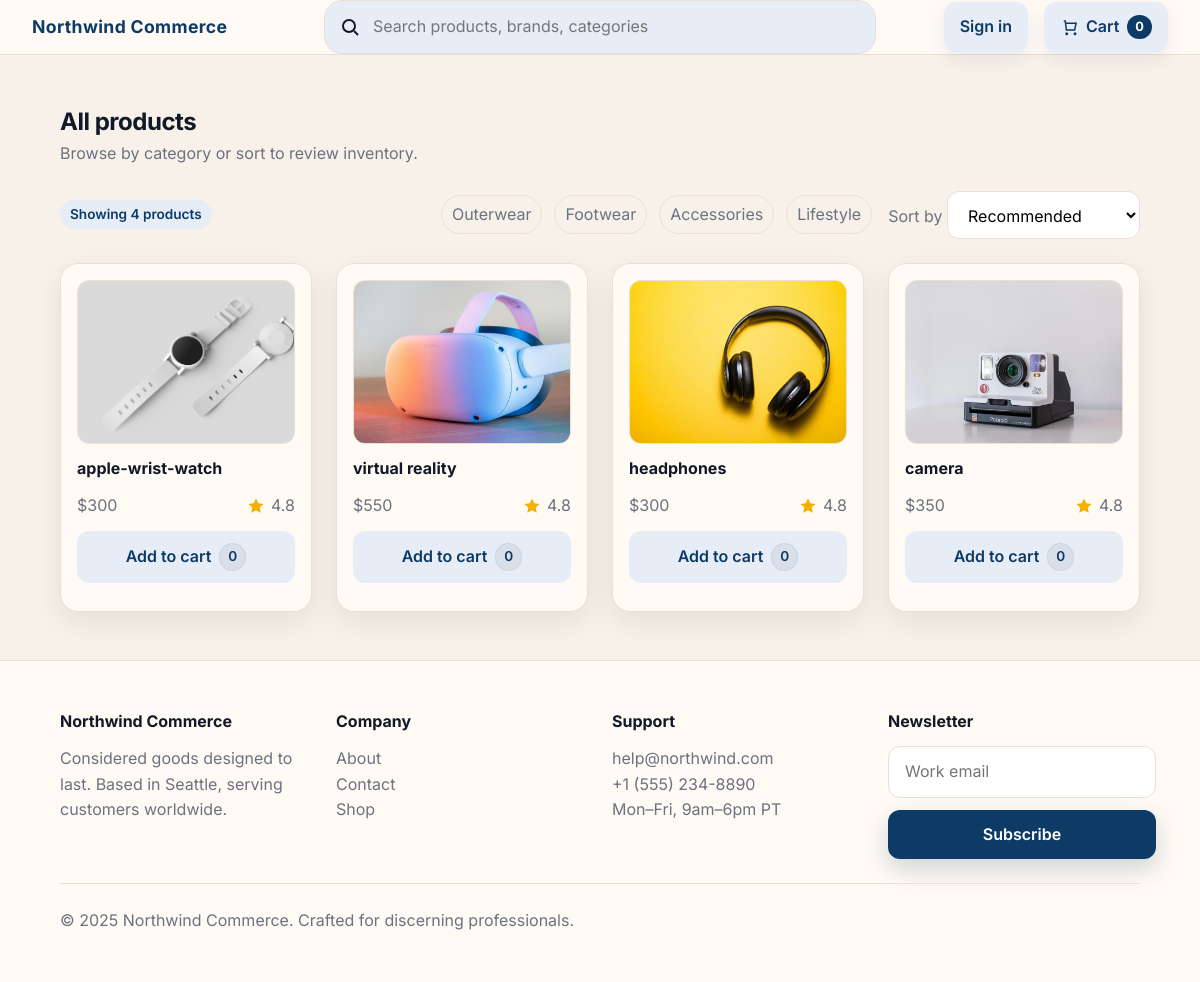
Screenshot of /products/ with the database file from the repository.
### shop/models.py (models this page shows, shortened)
class Product(models.Model):
    slug = models.SlugField(unique=True, blank=True, null=True)
    name = models.CharField(blank=True, null=True)
    quantity = models.PositiveSmallIntegerField(blank=True, null=True)
    categories = models.ManyToManyField(to=Category,related_name="products")
    tag = models.ManyToManyField(to=Tag, blank=True, null=True)
    added_by = models.ForeignKey(
        to=settings.AUTH_USER_MODEL,
        blank=True,
        null=True,
        on_delete=models.SET_NULL
    )
    is_digital = models.BooleanField(default=False)
    details = models.JSONField(default=list)

### shop/views.py (the view)
# urls.py: path("products/", views.admin_products, name="admin-products"),
def products(request):
    image_subquery = ProductImage.objects.filter(
        product=OuterRef('pk')
    ).order_by('id').values('photo')[:1]
    products = Product.objects.annotate(
        first_image_for_cover = Concat(
        Value('/media/'),
        Subquery(image_subquery),
        output_field=CharField()
    )
    )
    cart = dict_cart(get_cart(request))
    for product in products:
        product.quantity_in_cart = \
        cart[f'{product.slug}-{product.details[0]["image_id"]}']["quantity"] \
        if cart and f'{product.slug}-{product.details[0]["image_id"]}' in cart else 0
    context = {
        "products": products
    }
    return render(request, "shop/product-listings.html", context)

### shop/context_processors.py (called while the page is built)
def get_total_cart_count(request):
    return {"total_cart_count": len(get_cart(request))}

### shop/utils.py (called while the page is built, shortened)
def get_cart_in_session(session):
    return session.setdefault("cart", {})

def get_cart(request):
    cart = None
    if request.user.is_authenticated:
        order = get_order(request.user)
        cart  = order.items.all()
    else:
        cart = get_cart_in_session(request.session)
    return cart

def dict_cart(cart):
    if not cart:
        return {}

### shop/templates/shop/product-listings.html (shortened to what this page needs)
{% extends 'shop/base.html' %}
{% load static %}
{% block extra_styles %} <link rel="stylesheet" href="{% static 'shop/css/product-listings.css' %}"> {% endblock extra_styles %}
{% block content %}
    <main id="main-container" class="container section page-product-listings">
      <div class="section__header">
        <div>
          <h1 class="section__title">All products</h1>
          <p class="section__subtitle">Browse by category or sort to review inventory.</p>
        </div>
      </div>
      <div class="layout">
        <section>
          <div class="product-toolbar">
            <div class="badge">Showing 4 products</div>
            <div style="display:flex; gap: var(--space-md); align-items:center; flex-wrap:wrap;">
              <div class="chip-group">
                <a class="chip" href="#">Outerwear</a>
                <a class="chip" href="#">Footwear</a>
                <a class="chip" href="#">Accessories</a>
                <a class="chip" href="#">Lifestyle</a>
              </div>
              <label>
                <span class="section__subtitle">Sort by</span>
                <select class="form__control">
                  <option>Recommended</option>
                </select>
              </label>
            </div>
          </div>
          <div class="product-grid">
        {% for product in products %}
          <article class="card product-card">
          <a
          class="product-card__link"
          hx-push-url="true"
          href="{% url 'shop:product-detail' product.slug %}"
          >
              <div class="product-card__image">
              <img src="{{product.first_image_for_cover}}" alt="Structured blazer">
              </div>
              <h3 class="product-card__title">{{product.name}}</h3>
              <div class="product-card__meta">
              <span>${{product.details.0.unit_price}}</span>
              <span class="rating">
                  <svg class="star" viewBox="0 0 24 24"><polygon points="12 2 15.1 8.4 22 9.2 17 14.1 18.3 21 12 17.5 5.7 21 7 14.1 2 9.2 8.9 8.4 12 2"/></svg>
                  4.8
              </span>
              </div>
          </a>
          <button
          class="btn btn--secondary"
          type="button"
          hx-post="{% url 'shop:add-to-cart' %}"
          hx-vals = '{
              "id": "{{ product.id }}",
              "name": "{{ product.name}}",
              "image_url": "{{ product.first_image_for_cover }}",
              "image_id": "{{ product.details.0.image_id}}",
              "price": "{{ product.details.0.unit_price }}",
              "color": "{{ product.details.0.color }}",
              "curr_total_quantity": "{{ product.details.0.quantity }}",
              "quantity_requested":"",
              "size": "{{ product.details.0.size }}",
              "slug": "{{ product.slug }}",
              "from": "index"
          }'
          hx-target="#cart-count-top"
          hx-swap="outerHTML"
          >Add to cart <span id="cart-counter-on-product-{{product.id}}" class="btn__counter">{{product.quantity_in_cart}}</span></button>
          </article>
        {% endfor %}
          </div>
        </section>
      </div>
    </main>
{% endblock content %}

### shop/templates/shop/base.html (shortened to what this page needs)
{% load static %}
{% load django_htmx %}
<!DOCTYPE html>
<html lang="en" >
<head>
  <link rel="stylesheet" href="{% static 'shop/css/base.css' %}">
  <link rel="stylesheet" href="{% static 'shop/css/product-detail.css' %}">
  <link rel="stylesheet" href="{% static 'shop/css/cart.css' %}">
  <link rel="stylesheet" href="{% static 'shop/css/product-listings.css' %}">
  <link rel="stylesheet" href="{% static 'users/css/auth.css' %}">
  <link rel="stylesheet" href="{% static 'shop/css/index.css' %}">
  {% block extra_styles %}{% endblock extra_styles %}
</head>
<body hx-headers='{"X-CSRFToken": "{{ csrf_token }}"}'>
  <div class="page">
   <header
   class="topbar"
   hx-boost="true"
   hx-target="#main-container"
   hx-swap="outerHTML transition:true"
   >
    <div class="container topbar__inner">
    <a
    class="brand"
    href="{% url 'shop:home' %}"
    >Northwind Commerce</a>
    <label class="search" for="search">
        <svg width="18" height="18" fill="none" stroke="currentColor" stroke-width="2">
        <circle cx="8" cy="8" r="6" />
        <line x1="13" y1="13" x2="17" y2="17" />
        </svg>
        <input id="search" class="search__input" type="search" placeholder="Search products, brands, categories">
    </label>
    <div class="topbar__actions">
        <a
        class="nav-link"
        {% if request.user.is_authenticated %}
            href="{% url 'users:sign-in' %}"
            >Account</a>
        {% else %}
            href="{% url 'users:sign-in' %}"
            >Sign in </a>
        {% endif %}
        <a class="nav-link" href="{% url 'shop:cart' %}">
        <svg width="18" height="18" viewBox="0 0 24 24" fill="none" stroke="currentColor" stroke-width="2">
            <circle cx="9" cy="21" r="1" />
            <circle cx="20" cy="21" r="1" />
            <path d="M5 4h2l1.5 12h11l2-9H7" />
        </svg>
        Cart <span id="cart-count-top" class="cart-count">{{total_cart_count}}</span>
        </a>
    </div>
    </div>
</header>
{% block content %}
{% endblock content %}
<footer class="footer">
    <div class="container footer__inner">
    <div class="footer__grid">
        <div>
        <h4 class="footer__title">Northwind Commerce</h4>
        <p class="section__subtitle">Considered goods designed to last. Based in Seattle, serving customers worldwide.</p>
        </div>
        <div>
        <h4 class="footer__title">Company</h4>
        <ul>
            <li><a class="footer__link" href="about.html">About</a></li>
            <li><a class="footer__link" href="contact.html">Contact</a></li>
            <li><a class="footer__link" href="products.html">Shop</a></li>
        </ul>
        </div>
        <div>
        <h4 class="footer__title">Support</h4>
        <ul>
            <li><span class="footer__link">help@northwind.com</span></li>
            <li><span class="footer__link">+1 (555) 234-8890</span></li>
            <li><span class="footer__link">Mon–Fri, 9am–6pm PT</span></li>
        </ul>
        </div>
        <div>
        <h4 class="footer__title">Newsletter</h4>
        <form class="footer__newsletter">
            <input class="form__control" type="email" placeholder="Work email">
            <button class="btn btn--primary" type="button">Subscribe</button>
        </form>
        </div>
    </div>
    <div class="divider"></div>
    <p class="section__subtitle">© 2025 Northwind Commerce. Crafted for discerning professionals.</p>
    </div>
</footer>
</div>
</body>
</html>

### shop/static/shop/css/product-listings.css (style rules this page uses)
.page-product-listings .product-toolbar { display: flex; justify-content: space-between; align-items: center; gap: var(--space-md); flex-wrap: wrap; margin-bottom: var(--space-lg); }
.page-product-listings .product-grid { display: grid; gap: var(--space-lg); grid-template-columns: repeat(auto-fit, minmax(200px, 1fr)); }
.page-product-listings .product-grid .product-card__image img { aspect-ratio: 4 / 3; }

### rows the page displays
Product: shows a picture, name "apple-wrist-watch", details.0.unit_price "300", quantity_in_cart "0"
Product: shows a picture, name "virtual reality", details.0.unit_price "550", quantity_in_cart "0"
Product: shows a picture, name "headphones", details.0.unit_price "300", quantity_in_cart "0"
Product: shows a picture, name "camera", details.0.unit_price "350", quantity_in_cart "0"

### other values shown
{{ total_cart_count }} "0"
